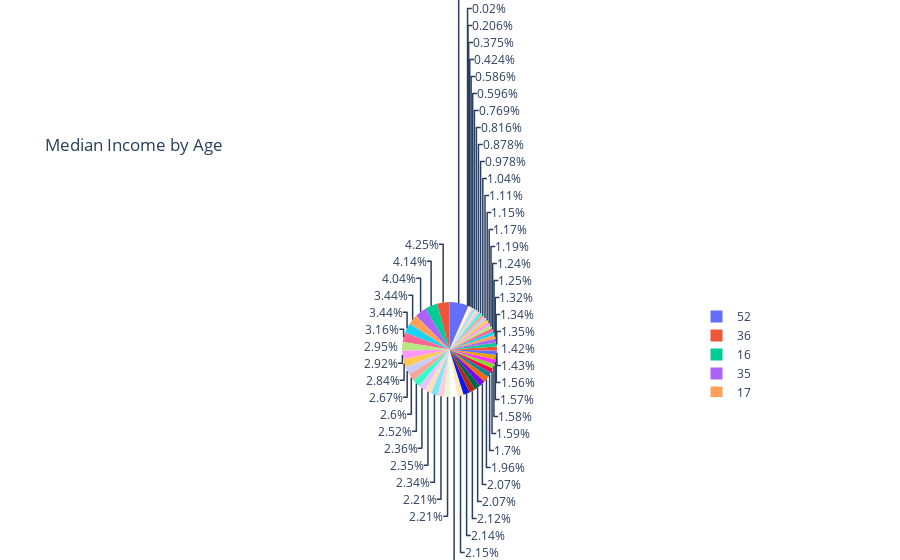

Notebook code cell kept with this figure:
### Code cell
fig = px.pie(df, values='Median_Income', names='Median_Age', title='Median Income by Age')
fig.show()

### Figure 1 — Plotly figure (JSON) as saved in the notebook; plotly's stock layout.template omitted (floating-point values rounded to 4 significant figures; data arrays with more than 128 entries replaced by an {"elided": "..."} marker saying what was removed)
{"data": [{"domain": {"x": [0, 1], "y": [0, 1]}, "hovertemplate": "Median_Age=%{label}<br>Median_Income=%{value}<extra></extra>", "labels": {"elided": "20640 int values"}, "legendgroup": "", "name": "", "showlegend": true, "type": "pie", "values": {"elided": "20640 float values"}}], "layout": {"legend": {"tracegroupgap": 0}, "title": {"text": "Median Income by Age"}}}
